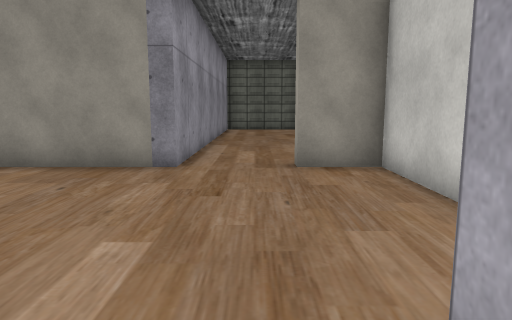
view 1 (above)

18 first-person views from a walk through a scene from a Unity 3-D project. The camera is 1.2 m above the floor, tilts 8° down and sees 70° across. The floor is counted in squares, 1 m on a side. Each view is taken from the middle of a square. On the plan, view 1 faces up. The plan holds only what a view shows up to about 15 squares ahead; the rest is blank. The place goes on beyond the plan. The player is left out. Some surface patterns are stand-ins.

view 2
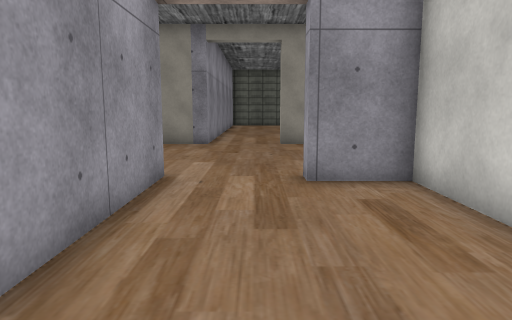

view 3
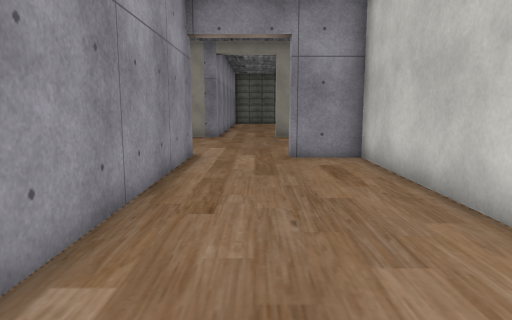

view 4
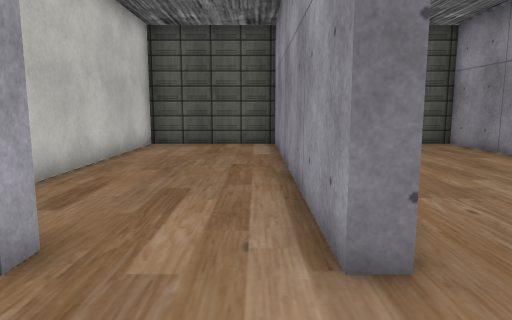

view 5
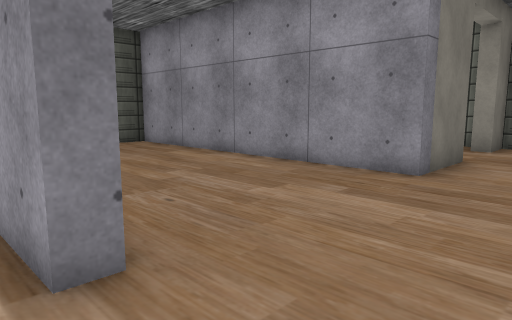

view 6
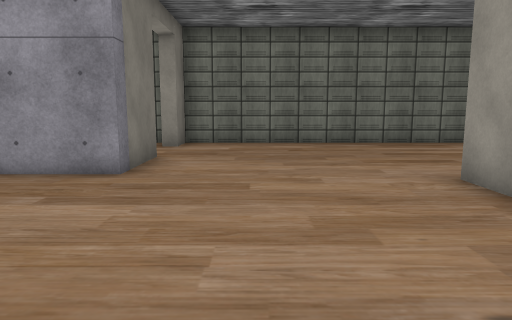

view 7
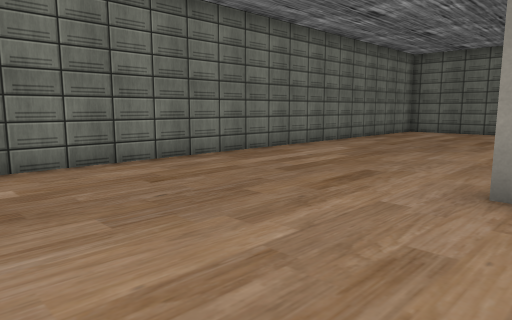

view 8
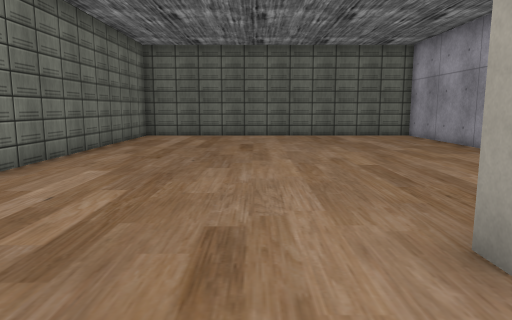

view 9
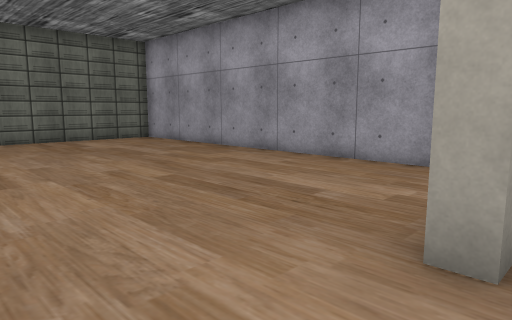

view 10
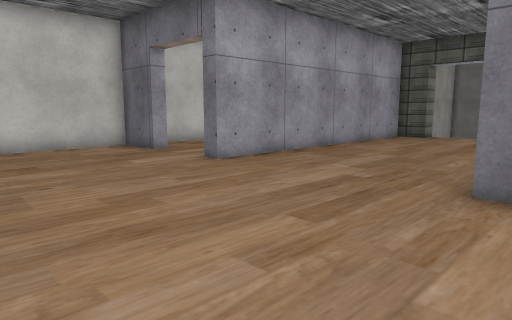

view 11
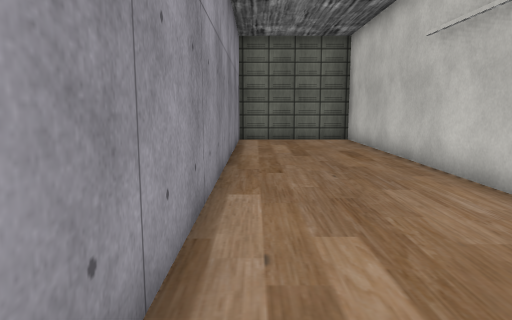

view 12
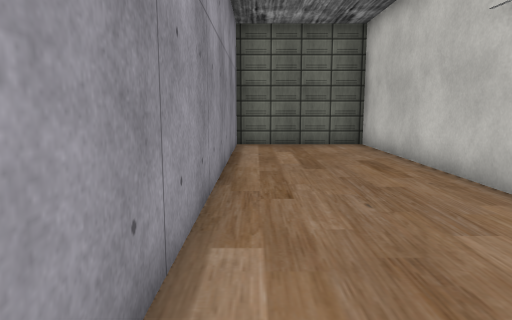

view 13
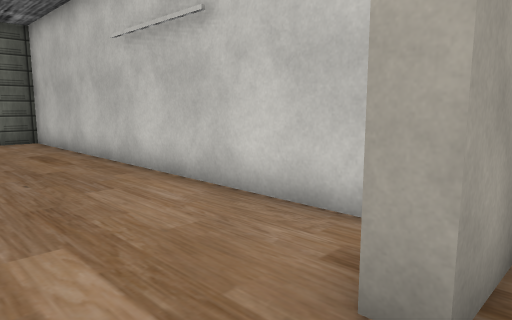

view 14
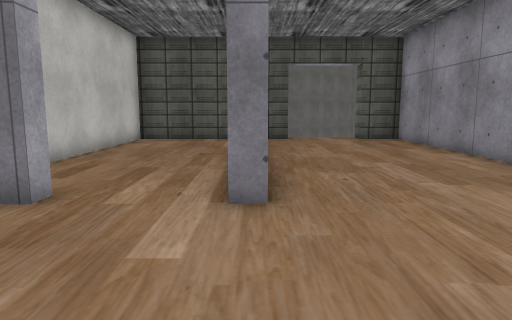

view 15
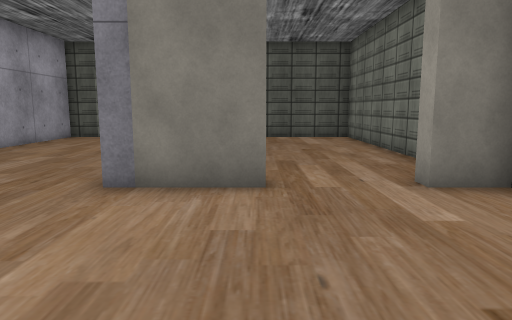

view 16
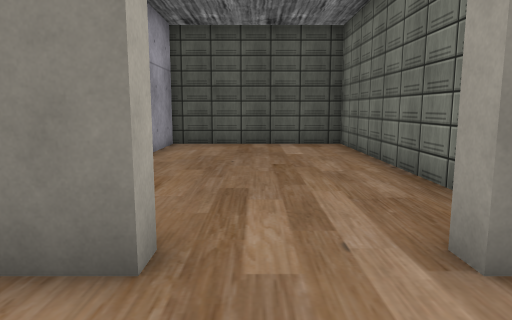

view 17
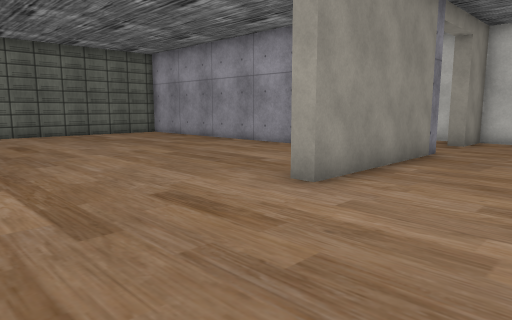

view 18
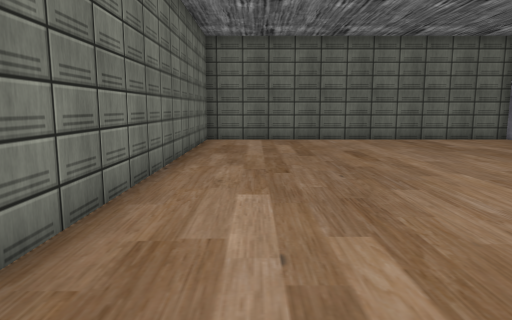

### Floor plan
Ten units are one square. View 1 is at (0, 0); x grows to the right and y downward. Boxes are objects, and circles mark ways between rooms. Rooms are numbered by the first view taken in them; rooms with no view inside come last. Other rooms are left out.
<svg viewBox="-144 -219 175 315">
<path fill="none" stroke="#000" d="M-16 -15 -16 86 26 86 26 -10 9 -10 9 -15M-16 -75 -71 -75 -71 -80M-21 -96 -21 -214 -139 -214 -139 -15 -127 -15 -127 -10M-102 -10 -102 -15 -77 -15 -77 86 -62 86 -62 91M9 -15 26 -15 26 -75 9 -75M-21 82 -21 -15 -16 -15M-34 86 -24 86M26 -85 26 -214 -16 -214 -16 -75M9 -75 9 -80M-139 12 -139 86 -82 86 -82 60"/>
<circle cx="-5" cy="-10" r="3" fill="#2a7"/>
<circle cx="-5" cy="-80" r="3" fill="#2a7"/>
<circle cx="-115" cy="-10" r="3" fill="#2a7"/>
<text x="0" y="40">1</text>
<text x="-70" y="-70">2</text>
<text x="0" y="-140">3</text>
<text x="-110" y="40">4</text>
</svg>
Room 1 opens to room 2. Room 2 opens to room 3. Room 2 opens to room 4.

Where each view was taken, in squares from view 1:
view 1: 0 up, 0 right, facing up
view 2: 5 down, 0 right, facing up
view 3: 8 down, 0 right, facing up
view 4: 4 up, 1 left, facing down
view 5: 4 up, 1 left, facing down-left
view 6: 4 up, 1 left, facing left
view 7: 2 up, 6 left, facing up-left
view 8: 5 up, 9 left, facing up
view 9: 7 up, 10 left, facing up-right
view 10: 7 up, 9 left, facing down-right
view 11: 7 up, 1 left, facing up
view 12: 9 up, 1 left, facing up
view 13: 7 up, 1 left, facing up-right
view 14: 6 up, 2 left, facing down
view 15: 7 up, 10 left, facing down
view 16: 4 up, 11 left, facing down
view 17: 4 up, 12 left, facing up-right
view 18: 7 up, 12 left, facing up
